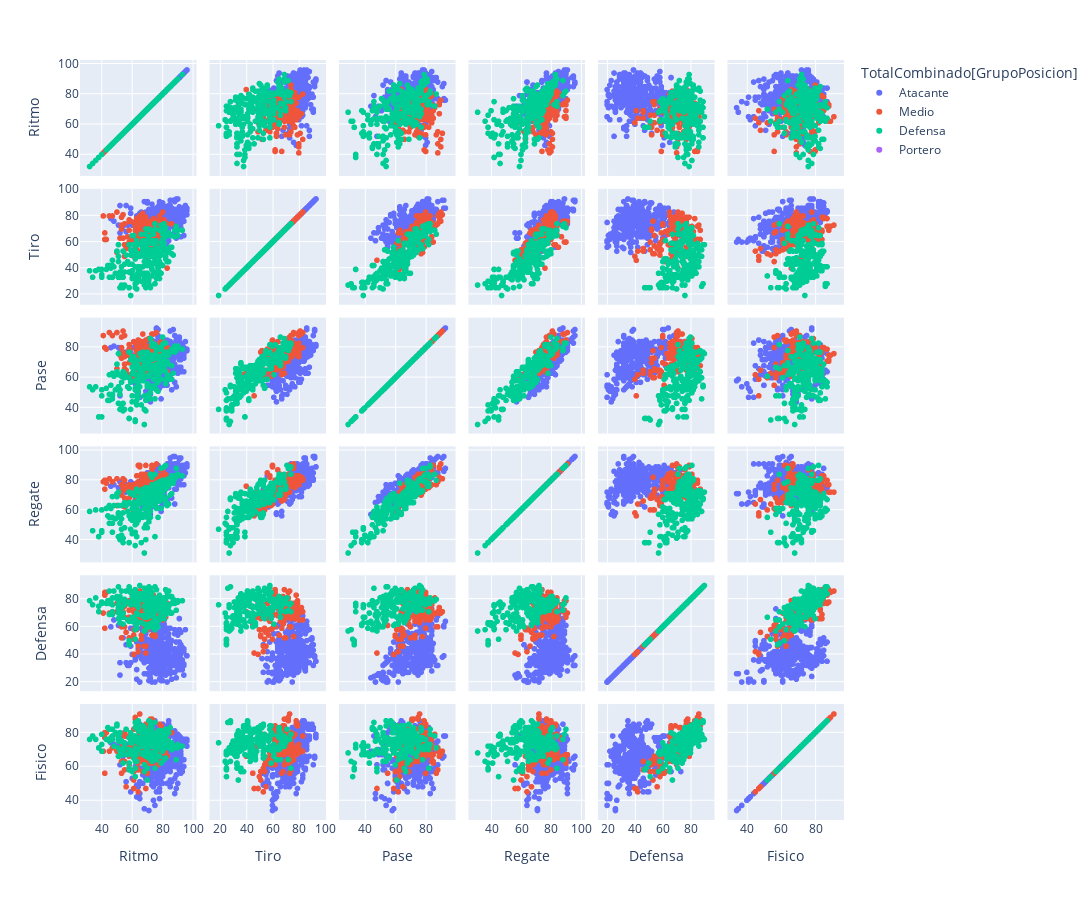

Notebook source saved alongside this figure:
### Markdown cell above
Football it is not only considered complicated but also quite skills-specific.

As we all know, there are 11 players playing for each team at a time, divided into different positions in the field depending on their skills and the strategy of the team.

We would like to analyze if the 5 skills of the players varies among the 3 position types we have determined (**Atacante, Medio and Defensa**)

Moreover, we would like to define a model that given a set of skills will predict which category will the player belong to

### Code cell
px.scatter_matrix(df2, dimensions=['TotalCombinado[Ritmo]','TotalCombinado[Tiro]','TotalCombinado[Pase]',
                                       'TotalCombinado[Regate]','TotalCombinado[Defensa]','TotalCombinado[Fisico]'],
                      color="TotalCombinado[GrupoPosicion]", labels ={'TotalCombinado[Ritmo]':'Ritmo',
                     'TotalCombinado[Tiro]':'Tiro', 'TotalCombinado[Pase]':'Pase','TotalCombinado[Regate]':'Regate',
                        'TotalCombinado[Defensa]': 'Defensa', 'TotalCombinado[Fisico]':'Fisico'}, height=900, width=1200)

### Figure 1 — Plotly figure (JSON) as saved in the notebook; plotly's stock layout.template omitted (floating-point values rounded to 4 significant figures; data arrays with more than 128 entries replaced by an {"elided": "..."} marker saying what was removed)
{"data": [{"dimensions": [{"axis": {"matches": true}, "label": "Ritmo", "values": {"elided": "406 int values"}}, {"axis": {"matches": true}, "label": "Tiro", "values": {"elided": "406 int values"}}, {"axis": {"matches": true}, "label": "Pase", "values": {"elided": "406 int values"}}, {"axis": {"matches": true}, "label": "Regate", "values": {"elided": "406 int values"}}, {"axis": {"matches": true}, "label": "Defensa", "values": {"elided": "406 int values"}}, {"axis": {"matches": true}, "label": "Fisico", "values": {"elided": "406 int values"}}], "hovertemplate": "TotalCombinado[GrupoPosicion]=Atacante<br>%{xaxis.title.text}=%{x}<br>%{yaxis.title.text}=%{y}<extra></extra>", "legendgroup": "Atacante", "marker": {"color": "#636efa", "symbol": "circle"}, "name": "Atacante", "showlegend": true, "type": "splom"}, {"dimensions": [{"axis": {"matches": true}, "label": "Ritmo", "values": {"elided": "180 int values"}}, {"axis": {"matches": true}, "label": "Tiro", "values": {"elided": "180 int values"}}, {"axis": {"matches": true}, "label": "Pase", "values": {"elided": "180 int values"}}, {"axis": {"matches": true}, "label": "Regate", "values": {"elided": "180 int values"}}, {"axis": {"matches": true}, "label": "Defensa", "values": {"elided": "180 int values"}}, {"axis": {"matches": true}, "label": "Fisico", "values": {"elided": "180 int values"}}], "hovertemplate": "TotalCombinado[GrupoPosicion]=Medio<br>%{xaxis.title.text}=%{x}<br>%{yaxis.title.text}=%{y}<extra></extra>", "legendgroup": "Medio", "marker": {"color": "#EF553B", "symbol": "circle"}, "name": "Medio", "showlegend": true, "type": "splom"}, {"dimensions": [{"axis": {"matches": true}, "label": "Ritmo", "values": {"elided": "249 int values"}}, {"axis": {"matches": true}, "label": "Tiro", "values": {"elided": "249 int values"}}, {"axis": {"matches": true}, "label": "Pase", "values": {"elided": "249 int values"}}, {"axis": {"matches": true}, "label": "Regate", "values": {"elided": "249 int values"}}, {"axis": {"matches": true}, "label": "Defensa", "values": {"elided": "249 int values"}}, {"axis": {"matches": true}, "label": "Fisico", "values": {"elided": "249 int values"}}], "hovertemplate": "TotalCombinado[GrupoPosicion]=Defensa<br>%{xaxis.title.text}=%{x}<br>%{yaxis.title.text}=%{y}<extra></extra>", "legendgroup": "Defensa", "marker": {"color": "#00cc96", "symbol": "circle"}, "name": "Defensa", "showlegend": true, "type": "splom"}, {"dimensions": [{"axis": {"matches": true}, "label": "Ritmo", "values": [null, null, null, null, null, null, null, null, null, null, null, null, null, null, null, null, null, null, null, null, null, null, null, null, null, null, null, null, null, null, null, null, null, null, null, null, null, null, null, null, null, null, null, null, null, null, null, null, null, null, null, null, null, null, null, null, null]}, {"axis": {"matches": true}, "label": "Tiro", "values": [null, null, null, null, null, null, null, null, null, null, null, null, null, null, null, null, null, null, null, null, null, null, null, null, null, null, null, null, null, null, null, null, null, null, null, null, null, null, null, null, null, null, null, null, null, null, null, null, null, null, null, null, null, null, null, null, null]}, {"axis": {"matches": true}, "label": "Pase", "values": [null, null, null, null, null, null, null, null, null, null, null, null, null, null, null, null, null, null, null, null, null, null, null, null, null, null, null, null, null, null, null, null, null, null, null, null, null, null, null, null, null, null, null, null, null, null, null, null, null, null, null, null, null, null, null, null, null]}, {"axis": {"matches": true}, "label": "Regate", "values": [null, null, null, null, null, null, null, null, null, null, null, null, null, null, null, null, null, null, null, null, null, null, null, null, null, null, null, null, null, null, null, null, null, null, null, null, null, null, null, null, null, null, null, null, null, null, null, null, null, null, null, null, null, null, null, null, null]}, {"axis": {"matches": true}, "label": "Defensa", "values": [null, null, null, null, null, null, null, null, null, null, null, null, null, null, null, null, null, null, null, null, null, null, null, null, null, null, null, null, null, null, null, null, null, null, null, null, null, null, null, null, null, null, null, null, null, null, null, null, null, null, null, null, null, null, null, null, null]}, {"axis": {"matches": true}, "label": "Fisico", "values": [null, null, null, null, null, null, null, null, null, null, null, null, null, null, null, null, null, null, null, null, null, null, null, null, null, null, null, null, null, null, null, null, null, null, null, null, null, null, null, null, null, null, null, null, null, null, null, null, null, null, null, null, null, null, null, null, null]}], "hovertemplate": "TotalCombinado[GrupoPosicion]=Portero<br>%{xaxis.title.text}=%{x}<br>%{yaxis.title.text}=%{y}<extra></extra>", "legendgroup": "Portero", "marker": {"color": "#ab63fa", "symbol": "circle"}, "name": "Portero", "showlegend": true, "type": "splom"}], "layout": {"dragmode": "select", "height": 900, "legend": {"title": {"text": "TotalCombinado[GrupoPosicion]"}, "tracegroupgap": 0}, "margin": {"t": 60}, "width": 1200}}
